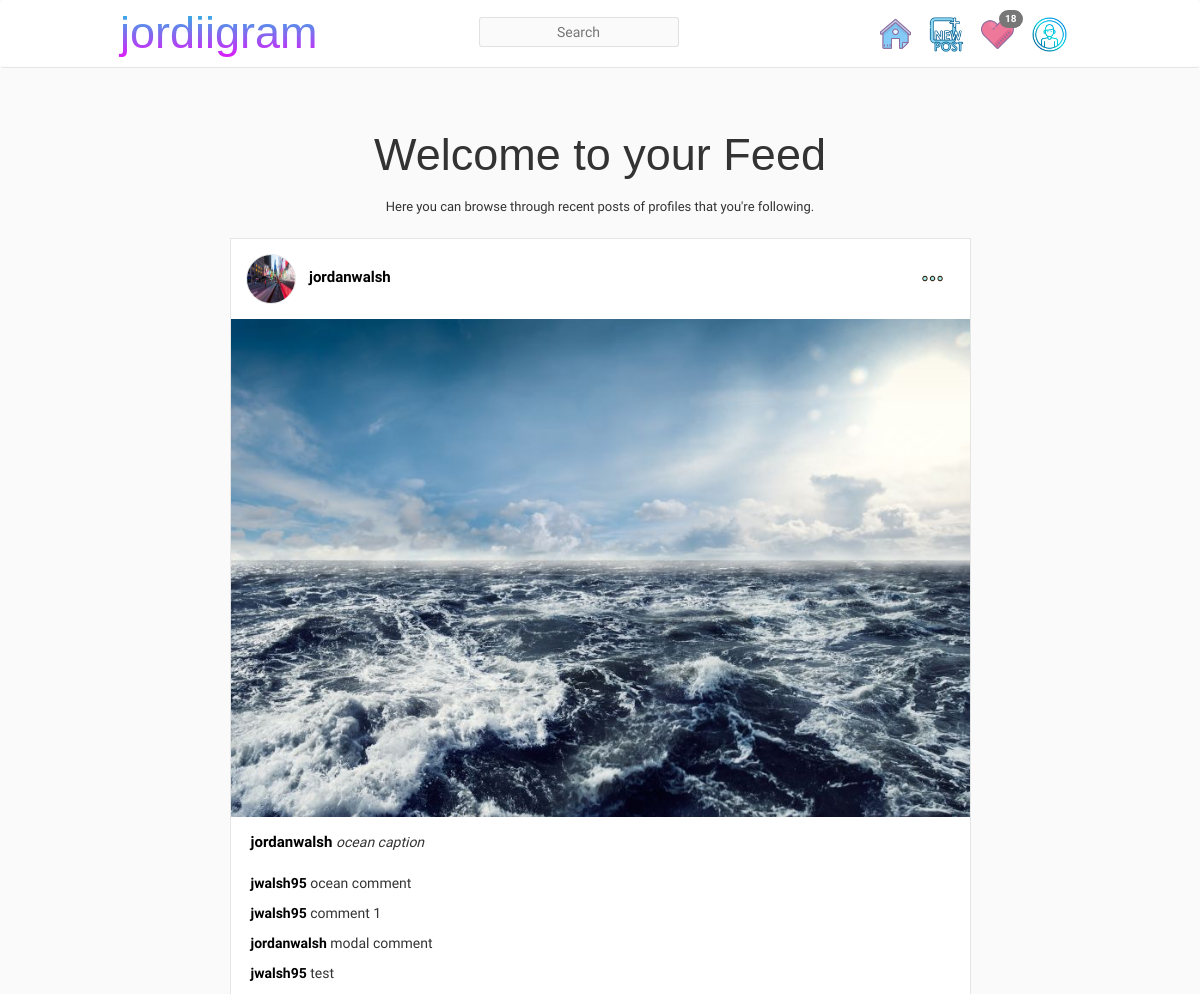
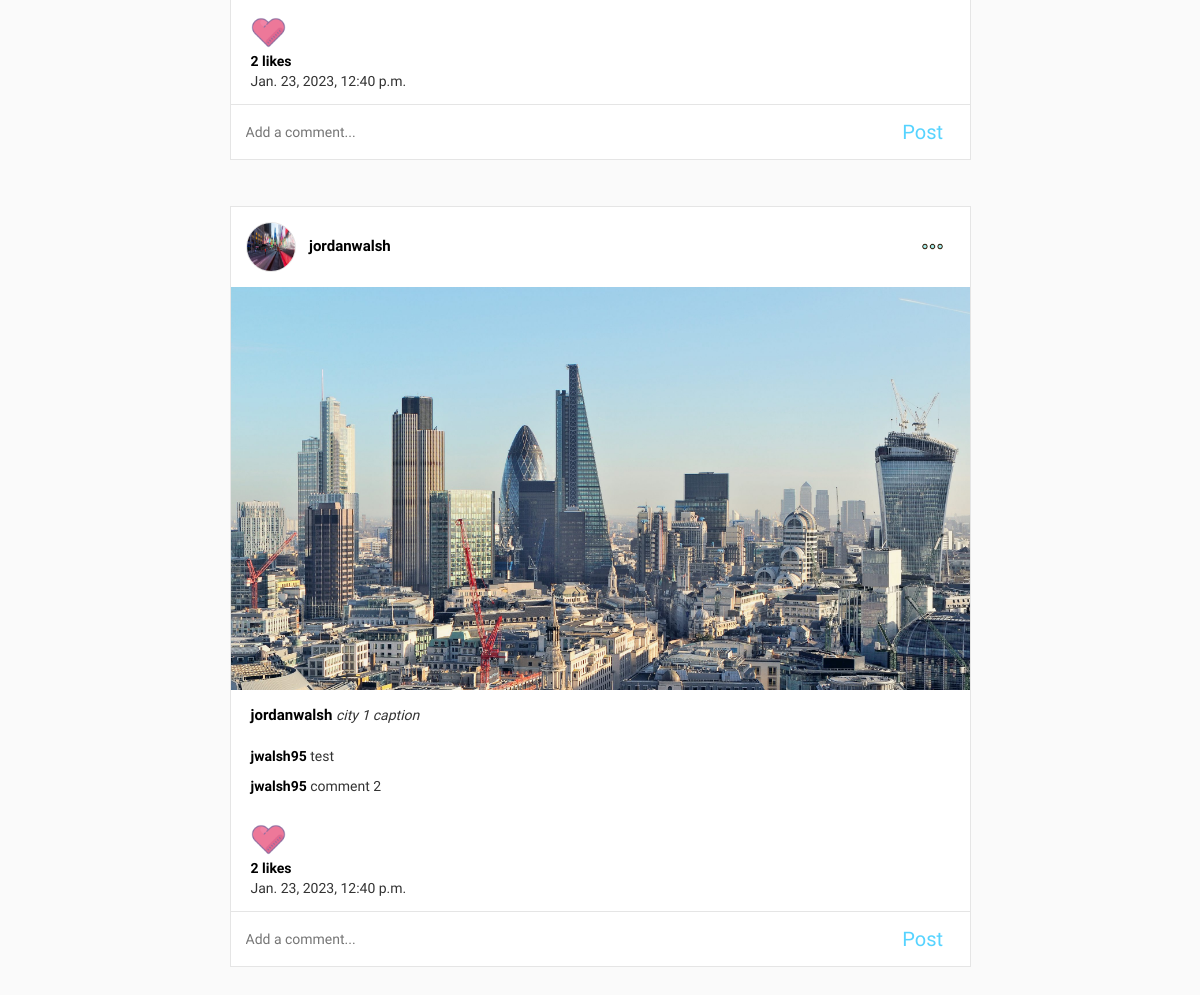
/feed/ (signed in), run on an earlier commit of the app's database (2 pictures, top to bottom).
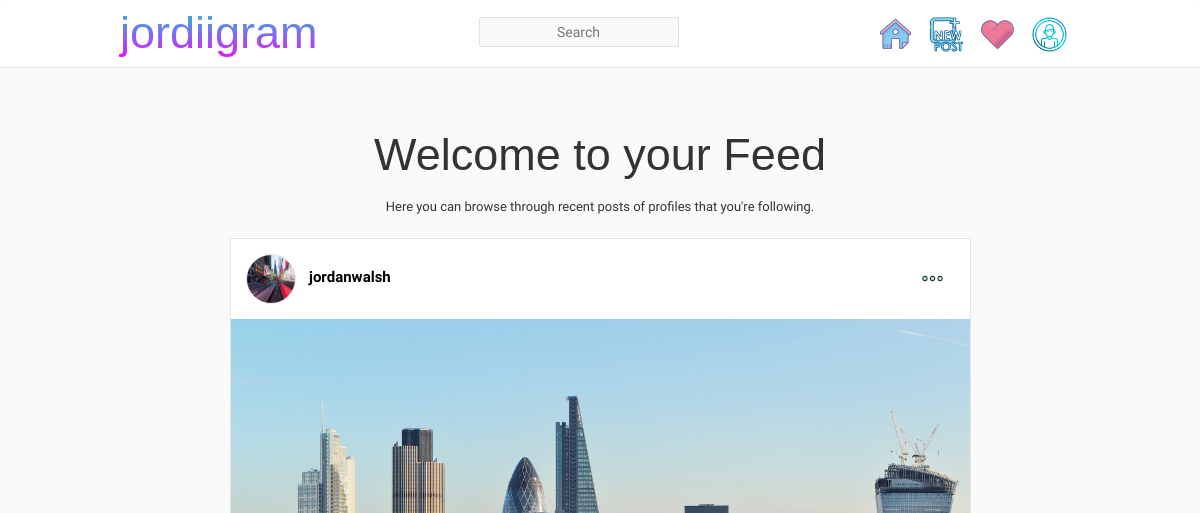
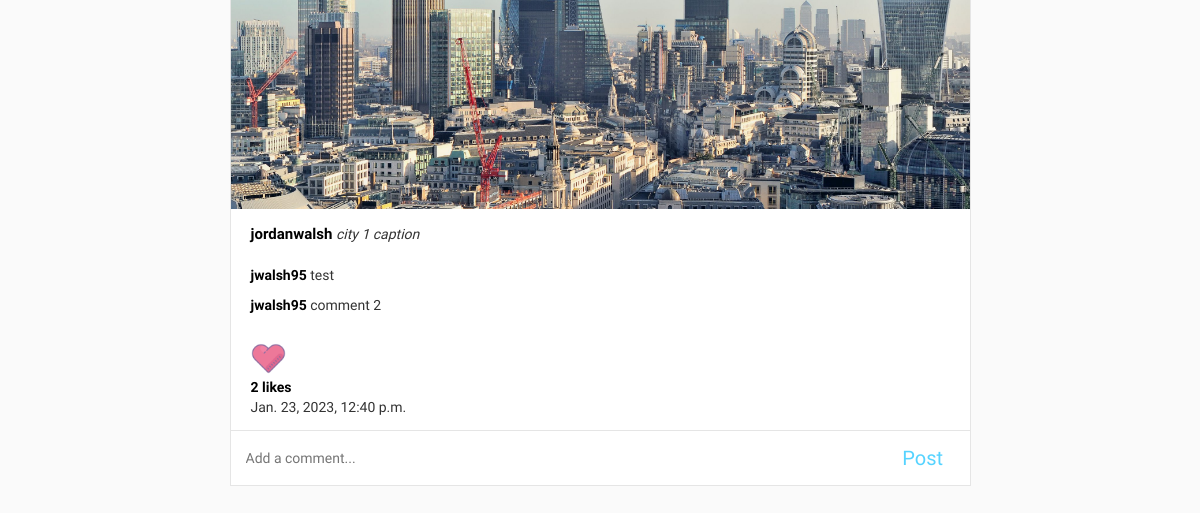
And on a later commit of the database (2 pictures, top to bottom).
### posts/models.py (models this page shows, shortened)
class Post(models.Model):
    user = models.ForeignKey(UserProfile, on_delete=models.CASCADE, related_name="posts")
    photo = models.ImageField(upload_to="post_photos", null=True)
    time_created = models.DateTimeField(auto_now_add=True)
    time_updated = models.DateTimeField(auto_now=True)
    caption = models.CharField(max_length=100, blank=True)
    def get_absolute_url(self):
        return reverse("posts:detailed", kwargs={"pk": self.pk})
    class Meta:
        ordering = ["-time_created"]
        verbose_name_plural = 'Posts'

class Comment(models.Model):
    user =  models.ForeignKey(UserProfile, on_delete=models.CASCADE, related_name="commenter")
    post = models.ForeignKey(Post, on_delete=models.CASCADE, related_name="comment_post")
    comment = models.TextField(max_length=200)
    time_created = models.DateTimeField(auto_now_add=True)
    class Meta:
        ordering = ['time_created']

### accounts/models.py (models this page shows, shortened)
class UserProfile(auth.models.User):
    user = models.OneToOneField(User, on_delete=models.CASCADE, parent_link=True)
    profile_picture = models.ImageField(upload_to="profile_pics")
    bio = models.CharField(max_length=300, blank=True)
    following = models.ManyToManyField("UserProfile", related_name="user_following", blank=True)
    followers = models.ManyToManyField("UserProfile", related_name="user_followers", blank=True)

### posts/views.py (the view, shortened to what this page needs)
# urls.py: path("feed/", post_views.feed_post_view, name="feed"),
@login_required
def feed_post_view(request):
    profile = UserProfile.objects.get(user=request.user)
    username = profile.username
    following = profile.following.all()
    posts = Post.objects.filter(user__in=following)
    new_comment = None
    for post in posts:
        post.liked = Like.objects.filter(user=profile, post=post).exists()
        post.comments = Comment.objects.filter(post=post)
        post.comment_form = CreateCommentForm()
    context = {'posts':posts}
    return render(request, "feed.html", context)

### posts/content_processors.py (called while the page is built)
def notification_count(request):
    if request.user.is_authenticated:
        notification_count = Notification.objects.filter(
        Q(profile=request.user) &
        Q(read_status='Unread')).count()
    else:
        notification_count = None
    return {'notification_count' : notification_count}

### templates/feed.html (shortened to what this page needs)
{% extends "base.html" %}
{% load static %}
{% block content %}
<div class="heading-container">
    <p class="headings">Welcome to your Feed</p>
    <p class="sub-headings">Here you can browse through recent posts of profiles that you're following.</p>
</div>
    {% for post in posts %}
    <div class="feed-container">
            <div class="post-header">
              {% if post.user.profile_picture %}
                <img class="post-profiler" src="{{post.user.profile_picture.url}}" alt="profile_picture">
              {% else %}
                <img class="post-profiler" src="{% static 'images/profile_placeholder.jpg' %}" alt="default_photo">
              {% endif %}
              <a class="post-username" href="{% url 'accounts:profile' post.user.username %}"><b>{{post.user.username}}</b></a>
              <div class="post-options">
                  <img id="{{post.id}}" class="options-image" style="width:45px;height:45px;cursor:pointer;" src="{% static 'images/ellipsis2.png' %}" alt="">
              </div>
            </div>
            <img src="{{MEDIA_URL}}{{post.photo.url}}" alt="{{post.caption}}" width="100%" height="100%">
            <div class="post-footer">
                <div class="post-caption">
                    <p><a class="comment-username" href="{% url 'accounts:profile' post.user.username %}"><b style="font-size:15px;">{{post.user.username}} </b></a> <i>{{post.caption}}</i></p>
                </div>
                <div class="post-comments">
                  {% for comment in post.comments.all %}
                    <p><a class="comment-username" href="{% url 'accounts:profile' comment.user.username %}"><b>{{comment.user.username}}</b></a> {{comment.comment}}</p>
                  {% endfor %}
                </div>
              <div class="post-likes">
                <form class="like-form" id="{{post.id}}" action="{% url 'posts:like' post.id %}" method="POST">
                    <button type="submit" id="like-btn-id-{{post.id}}" class="like-btn{{post.id}} custom-like-button" data-liked="{{post.liked}}" data-post-id="{{post.id}}">
                        {% if post.liked %}
                            <img src="{% static 'images/heart-full.png' %}" height="35" width="35">
                        {% else %}
                            <img src="{% static 'images/heart-empty.png' %}" height="35" width="35">
                        {% endif %}
                    </button>
                </form>
                <div class="like-count{{post.id}}">
                    <a style="color:black;" href="{% url 'posts:likes' post.pk %}"><b>{{post.liked_post.count}} likes</b></a>
                </div>
                <p>{{post.time_created}}</p>
              </div>
              <div class="post-comment-form">
                <form method="POST" action="{% url 'feed' %}?post_id={{post.id}}" enctype="multipart/form-data">
                  <div class="comment-input">
                      {{post.comment_form}}
                  </div>
                  <div class="post-comment-button">
                      <input type="submit" value="Post" class="comment-button">
                  </div>
                </form>
              </div>
            </div>
    </div>
    {% endfor %}
{% endblock content %}

What changed in the data, as far as the page shows it:
removed Post: user.profile_picture (picture), user.username "jordanwalsh", photo (picture), caption "ocean caption", liked_post.count "2", time_created "Jan. 23, 2023, 12:40 p.m."
removed Comment: user.username "jwalsh95", comment "ocean comment", shown under "jordanwalsh"
removed Comment: user.username "jwalsh95", comment "comment 1", shown under "jordanwalsh"
removed Comment: user.username "jordanwalsh", comment "modal comment"
removed Comment: user.username "jwalsh95", comment "test", shown under "jordanwalsh"
Also different on the page:
{{ notification_count }}: "18" → (not shown)
